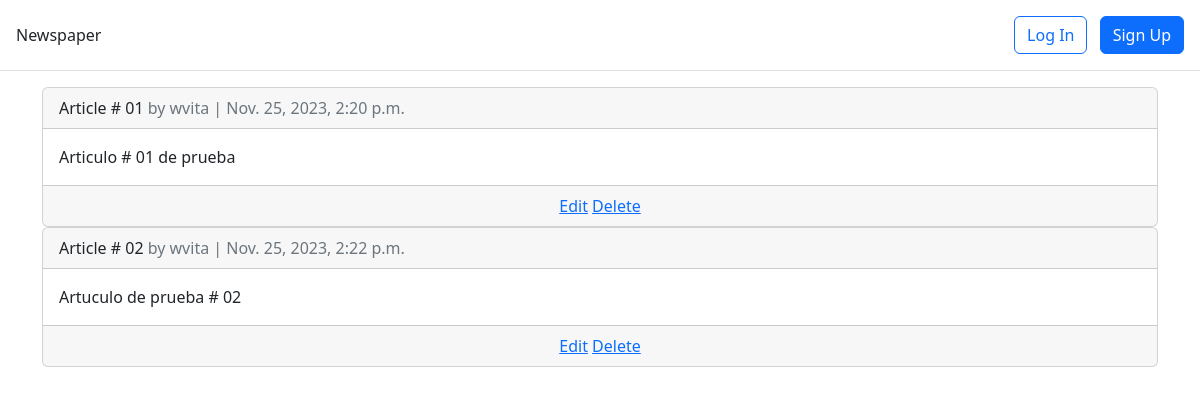
The app's page /articles/, older data.
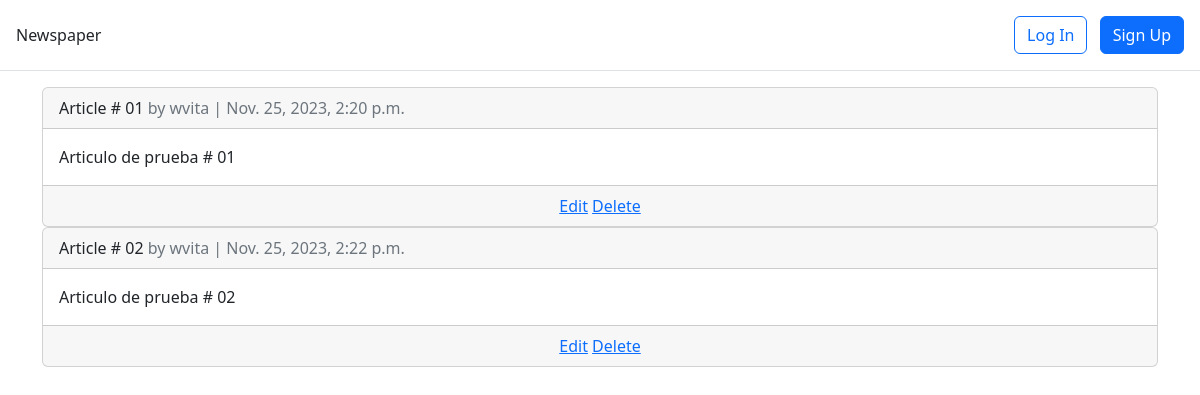
The same page, newer data.
### articles/models.py (models this page shows, shortened)
class Article(models.Model):
    author = models.ForeignKey(
        settings.AUTH_USER_MODEL,
        on_delete=models.CASCADE)
    title = models.CharField(max_length=255)
    body = models.TextField()
    date = models.DateTimeField(auto_now_add=True)

### accounts/models.py (models this page shows)
class CustomUser (AbstractUser):
    age = models.PositiveIntegerField(null=True, blank=True)

### articles/views.py (the view)
# urls.py: path('', ArticleListView.as_view(), name='article_list'),
class ArticleListView(ListView):
    model = Article
    template_name = 'article_list.html'

### templates/article_list.html (shortened to what this page needs)
{% extends "base.html" %}
{% block content %}
    {% for article in article_list %}
        <div class="card">
            <div class="card-header">
                <span class="font-weight-bold">{{ article.title }}</span>
                <span class="text-muted">by {{ article.author }} |
                {{article.date }}
                </span>
            </div>
            <div class="card-body">
                {{ article.body }}
            </div>
            <div class="card-footer text-center text-muted">
            <a href="{% url 'article_edit' article.pk %}">Edit</a>
            <a href="{% url 'article_delete' article.pk %}">Delete</a>
            </div>
        </div>
    {% endfor %}
{% endblock content %}

Row changes from the older to the newer data that the page shows:
changed Article "Article # 01": body "Articulo # 01 de prueba" → "Articulo de prueba # 01"
changed Article "Article # 02": body "Artuculo de prueba # 02" → "Articulo de prueba # 02"
